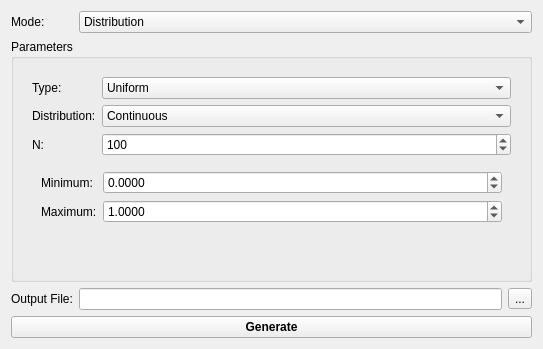
<?xml version="1.0" encoding="UTF-8"?>
<ui version="4.0">
 <class>DataGenerator</class>
 <widget class="QWidget" name="DataGenerator">
  <property name="geometry">
   <rect>
    <x>0</x>
    <y>0</y>
    <width>543</width>
    <height>349</height>
   </rect>
  </property>
  <property name="windowTitle">
   <string>Data Generator</string>
  </property>
  <property name="toolTip">
   <string>&lt;html&gt;&lt;head/&gt;&lt;body&gt;&lt;p&gt;&lt;span style=&quot; font-size:11pt;&quot;&gt;Generate statistical distributions to a file&lt;/span&gt;&lt;/p&gt;&lt;/body&gt;&lt;/html&gt;</string>
  </property>
  <property name="whatsThis">
   <string>&lt;html&gt;&lt;head/&gt;&lt;body&gt;&lt;p&gt;&lt;span style=&quot; font-size:11pt;&quot;&gt;This window generates statistical data according to the parameters you choose and saves it to a file which can be easily loaded into other programs like Matlab. It is capable of doing most major distribution types.&lt;/span&gt;&lt;/p&gt;&lt;p&gt;&lt;span style=&quot; font-size:11pt; font-weight:600;&quot;&gt;Uniform&lt;/span&gt;&lt;span style=&quot; font-size:11pt;&quot;&gt; - Any value in the range is equally likely. Can be either continuous or discrete. This simulates events like rolling a die, flipping a coin or spinning a roulette wheel.&lt;/span&gt;&lt;/p&gt;&lt;p&gt;&lt;span style=&quot; font-size:11pt; font-weight:600;&quot;&gt;Normal (Gaussian)&lt;/span&gt;&lt;span style=&quot; font-size:11pt;&quot;&gt; - Produces a bell curve about the mean with a given standard deviation. Can be either continuous or discrete.&lt;/span&gt;&lt;/p&gt;&lt;p&gt;&lt;span style=&quot; font-size:11pt; font-weight:600;&quot;&gt;Geometric&lt;/span&gt;&lt;span style=&quot; font-size:11pt;&quot;&gt; - Simulates the number of trials until a success, where each trial is successful with a probability of 1/Expected Value. For example you could simulate the number of coin tosses until you get tails, by using a geometric distribution with expected value of 2.&lt;/span&gt;&lt;/p&gt;&lt;p&gt;&lt;span style=&quot; font-size:11pt; font-weight:600;&quot;&gt;Exponential&lt;/span&gt;&lt;span style=&quot; font-size:11pt;&quot;&gt; - Simulates the occurence of random events over a line, such as time. Lambda controls how frequently the event occurs on the line. For example, if you want to simulate the occurrence of a volcano erupting and you know it erupts every 1 million years, you could use an exponential distribution with lambda of 1/(1 million) and the results would tell you the number of years between each simulated eruption.&lt;/span&gt;&lt;/p&gt;&lt;p&gt;&lt;span style=&quot; font-size:11pt; font-weight:600;&quot;&gt;Poisson&lt;/span&gt;&lt;span style=&quot; font-size:11pt;&quot;&gt; - Generates a poisson distribution with the given expected value. The poisson distribution is related to the exponential distribution, but it does something slightly different. Suppose you live by the highway and you want to count the number of cars that drive by at a certain time of day. If you know the average density of the cars you can compute the expected value (i.e. how many cars you expect to drive past in 1 minute) and use a poisson distribution to simulate each minute where you count the cars. Whereas you would use the exponential distribution to simulate the time/distance between cars, you would use the poisson distribution to simulate counting the cars within an interval.&lt;/span&gt;&lt;/p&gt;&lt;/body&gt;&lt;/html&gt;</string>
  </property>
  <layout class="QGridLayout" name="gridLayout">
   <item row="2" column="1">
    <widget class="QLineEdit" name="le_outFile">
     <property name="toolTip">
      <string>&lt;html&gt;&lt;head/&gt;&lt;body&gt;&lt;p&gt;The output file will contain all data points, each on its own line. It can be loaded and analyzed easily with a tool like Matlab via the &amp;quot;load&amp;quot; and &amp;quot;hist&amp;quot; commands:&lt;br/&gt;&lt;/p&gt;&lt;p&gt;Matlab console:&lt;/p&gt;&lt;p&gt;&amp;gt;&amp;gt; data = load('data_generator_output.txt');&lt;/p&gt;&lt;p&gt;&amp;gt;&amp;gt; hist(data, 1000);&lt;/p&gt;&lt;/body&gt;&lt;/html&gt;</string>
     </property>
    </widget>
   </item>
   <item row="1" column="0" colspan="3">
    <widget class="QGroupBox" name="groupBox">
     <property name="title">
      <string>Parameters</string>
     </property>
     <layout class="QFormLayout" name="formLayout_4">
      <property name="fieldGrowthPolicy">
       <enum>QFormLayout::AllNonFixedFieldsGrow</enum>
      </property>
      <item row="0" column="0" colspan="2">
       <widget class="QStackedWidget" name="sw_mode">
        <property name="currentIndex">
         <number>1</number>
        </property>
        <widget class="QWidget" name="pg_rawData">
         <layout class="QGridLayout" name="gridLayout_2">
          <item row="0" column="0">
           <widget class="QLabel" name="label_12">
            <property name="text">
             <string>Amount:</string>
            </property>
           </widget>
          </item>
          <item row="0" column="1">
           <widget class="QSpinBox" name="spn_rawData_amount">
            <property name="minimum">
             <number>1</number>
            </property>
            <property name="maximum">
             <number>999</number>
            </property>
           </widget>
          </item>
          <item row="1" column="0">
           <spacer name="verticalSpacer">
            <property name="orientation">
             <enum>Qt::Vertical</enum>
            </property>
            <property name="sizeHint" stdset="0">
             <size>
              <width>20</width>
              <height>40</height>
             </size>
            </property>
           </spacer>
          </item>
          <item row="0" column="2">
           <widget class="QComboBox" name="cmb_rawData_units">
            <property name="sizePolicy">
             <sizepolicy hsizetype="Preferred" vsizetype="Fixed">
              <horstretch>1</horstretch>
              <verstretch>0</verstretch>
             </sizepolicy>
            </property>
            <property name="currentText">
             <string>Bytes</string>
            </property>
            <item>
             <property name="text">
              <string>Bytes</string>
             </property>
            </item>
            <item>
             <property name="text">
              <string>Kilobytes</string>
             </property>
            </item>
            <item>
             <property name="text">
              <string>Megabytes</string>
             </property>
            </item>
           </widget>
          </item>
         </layout>
        </widget>
        <widget class="QWidget" name="pg_distribution">
         <layout class="QFormLayout" name="formLayout_5">
          <item row="0" column="0">
           <widget class="QLabel" name="label_3">
            <property name="text">
             <string>Type:</string>
            </property>
           </widget>
          </item>
          <item row="0" column="1">
           <widget class="QComboBox" name="cmb_distribution">
            <property name="toolTip">
             <string>&lt;html&gt;&lt;head/&gt;&lt;body&gt;&lt;p&gt;&lt;span style=&quot; font-size:11pt;&quot;&gt;The distribution type controls which distribution will be generated&lt;/span&gt;&lt;/p&gt;&lt;/body&gt;&lt;/html&gt;</string>
            </property>
            <item>
             <property name="text">
              <string>Uniform</string>
             </property>
            </item>
            <item>
             <property name="text">
              <string>Normal (Gaussian)</string>
             </property>
            </item>
            <item>
             <property name="text">
              <string>Geometric</string>
             </property>
            </item>
            <item>
             <property name="text">
              <string>Exponential</string>
             </property>
            </item>
            <item>
             <property name="text">
              <string>Poisson</string>
             </property>
            </item>
           </widget>
          </item>
          <item row="1" column="0">
           <widget class="QLabel" name="lbl_distributionType">
            <property name="text">
             <string>Distribution:</string>
            </property>
           </widget>
          </item>
          <item row="1" column="1">
           <widget class="QComboBox" name="cmb_distributionType">
            <property name="toolTip">
             <string>&lt;html&gt;&lt;head/&gt;&lt;body&gt;&lt;p&gt;&lt;span style=&quot; font-size:11pt;&quot;&gt;Controls whether the distribution is continuous or discrete&lt;/span&gt;&lt;/p&gt;&lt;/body&gt;&lt;/html&gt;</string>
            </property>
            <item>
             <property name="text">
              <string>Continuous</string>
             </property>
            </item>
            <item>
             <property name="text">
              <string>Discrete</string>
             </property>
            </item>
           </widget>
          </item>
          <item row="2" column="0">
           <widget class="QLabel" name="label_6">
            <property name="text">
             <string>N:</string>
            </property>
           </widget>
          </item>
          <item row="2" column="1">
           <widget class="QSpinBox" name="spn_n">
            <property name="toolTip">
             <string>The number of data points to generate</string>
            </property>
            <property name="minimum">
             <number>1</number>
            </property>
            <property name="maximum">
             <number>1000000000</number>
            </property>
            <property name="value">
             <number>100</number>
            </property>
           </widget>
          </item>
          <item row="3" column="0" colspan="2">
           <widget class="QStackedWidget" name="sw_params">
            <widget class="QWidget" name="pg_uniform">
             <layout class="QFormLayout" name="formLayout_3">
              <item row="0" column="0">
               <widget class="QLabel" name="label_4">
                <property name="text">
                 <string>Minimum:</string>
                </property>
               </widget>
              </item>
              <item row="1" column="0">
               <widget class="QLabel" name="label_5">
                <property name="text">
                 <string>Maximum:</string>
                </property>
               </widget>
              </item>
              <item row="0" column="1">
               <widget class="QDoubleSpinBox" name="spn_u_min">
                <property name="toolTip">
                 <string>The uniform range minimum</string>
                </property>
                <property name="decimals">
                 <number>4</number>
                </property>
                <property name="minimum">
                 <double>-1000000.000000000000000</double>
                </property>
                <property name="maximum">
                 <double>1000000.000000000000000</double>
                </property>
               </widget>
              </item>
              <item row="1" column="1">
               <widget class="QDoubleSpinBox" name="spn_u_max">
                <property name="toolTip">
                 <string>The uniform range maximum</string>
                </property>
                <property name="decimals">
                 <number>4</number>
                </property>
                <property name="minimum">
                 <double>-1000000.000000000000000</double>
                </property>
                <property name="maximum">
                 <double>1000000.000000000000000</double>
                </property>
                <property name="value">
                 <double>1.000000000000000</double>
                </property>
               </widget>
              </item>
             </layout>
            </widget>
            <widget class="QWidget" name="pg_normal">
             <layout class="QFormLayout" name="formLayout_6">
              <item row="0" column="0">
               <widget class="QLabel" name="label_7">
                <property name="text">
                 <string>Mean:</string>
                </property>
               </widget>
              </item>
              <item row="1" column="0">
               <widget class="QLabel" name="label_8">
                <property name="text">
                 <string>σ:</string>
                </property>
               </widget>
              </item>
              <item row="1" column="1">
               <widget class="QDoubleSpinBox" name="spn_normal_sigma">
                <property name="toolTip">
                 <string>The normal distribution standard deviation</string>
                </property>
                <property name="decimals">
                 <number>4</number>
                </property>
                <property name="maximum">
                 <double>1000000.000000000000000</double>
                </property>
                <property name="value">
                 <double>10.000000000000000</double>
                </property>
               </widget>
              </item>
              <item row="0" column="1">
               <widget class="QDoubleSpinBox" name="spn_normal_mean">
                <property name="toolTip">
                 <string>The normal distribution mean</string>
                </property>
                <property name="decimals">
                 <number>4</number>
                </property>
                <property name="minimum">
                 <double>-1000000.000000000000000</double>
                </property>
                <property name="maximum">
                 <double>1000000.000000000000000</double>
                </property>
               </widget>
              </item>
             </layout>
            </widget>
            <widget class="QWidget" name="pg_geometric">
             <layout class="QFormLayout" name="formLayout_7">
              <item row="0" column="0">
               <widget class="QLabel" name="label_9">
                <property name="text">
                 <string>Expected Value:</string>
                </property>
               </widget>
              </item>
              <item row="0" column="1">
               <widget class="QDoubleSpinBox" name="spn_geometric_e">
                <property name="toolTip">
                 <string>&lt;html&gt;&lt;head/&gt;&lt;body&gt;&lt;p&gt;&lt;span style=&quot; font-size:11pt;&quot;&gt;The expected value of the geometric distribution&lt;/span&gt;&lt;/p&gt;&lt;/body&gt;&lt;/html&gt;</string>
                </property>
                <property name="decimals">
                 <number>4</number>
                </property>
                <property name="maximum">
                 <double>1000000.000000000000000</double>
                </property>
                <property name="value">
                 <double>10.000000000000000</double>
                </property>
               </widget>
              </item>
             </layout>
            </widget>
            <widget class="QWidget" name="pg_exponential">
             <layout class="QFormLayout" name="formLayout_8">
              <item row="0" column="0">
               <widget class="QLabel" name="label_2">
                <property name="text">
                 <string>Lambda:</string>
                </property>
               </widget>
              </item>
              <item row="0" column="1">
               <widget class="QDoubleSpinBox" name="spn_exponential_lambda">
                <property name="toolTip">
                 <string>&lt;html&gt;&lt;head/&gt;&lt;body&gt;&lt;p&gt;&lt;span style=&quot; font-size:11pt;&quot;&gt;Lambda controls the expected value of the exponential distribution like 1/L&lt;/span&gt;&lt;/p&gt;&lt;/body&gt;&lt;/html&gt;</string>
                </property>
                <property name="decimals">
                 <number>21</number>
                </property>
                <property name="maximum">
                 <double>1000000000000000000000.000000000000000</double>
                </property>
                <property name="value">
                 <double>10.000000000000000</double>
                </property>
               </widget>
              </item>
             </layout>
            </widget>
            <widget class="QWidget" name="pg_poisson">
             <layout class="QFormLayout" name="formLayout_9">
              <item row="0" column="0">
               <widget class="QLabel" name="label_10">
                <property name="text">
                 <string>Expected Value:</string>
                </property>
               </widget>
              </item>
              <item row="0" column="1">
               <widget class="QDoubleSpinBox" name="spn_poisson_e">
                <property name="toolTip">
                 <string>&lt;html&gt;&lt;head/&gt;&lt;body&gt;&lt;p&gt;&lt;span style=&quot; font-size:11pt;&quot;&gt;The expected value of the poisson distribution. Note that this becomes less efficient with higher expected values.&lt;/span&gt;&lt;/p&gt;&lt;/body&gt;&lt;/html&gt;</string>
                </property>
                <property name="decimals">
                 <number>4</number>
                </property>
                <property name="maximum">
                 <double>1000000.000000000000000</double>
                </property>
                <property name="value">
                 <double>10.000000000000000</double>
                </property>
               </widget>
              </item>
             </layout>
            </widget>
           </widget>
          </item>
         </layout>
        </widget>
       </widget>
      </item>
     </layout>
    </widget>
   </item>
   <item row="0" column="1" colspan="2">
    <widget class="QComboBox" name="cmb_mode">
     <item>
      <property name="text">
       <string>Distribution</string>
      </property>
     </item>
     <item>
      <property name="text">
       <string>Raw Data</string>
      </property>
     </item>
    </widget>
   </item>
   <item row="2" column="2">
    <widget class="QToolButton" name="toolButton">
     <property name="text">
      <string>...</string>
     </property>
    </widget>
   </item>
   <item row="2" column="0">
    <widget class="QLabel" name="label_11">
     <property name="text">
      <string>Output File:</string>
     </property>
    </widget>
   </item>
   <item row="0" column="0">
    <widget class="QLabel" name="label">
     <property name="text">
      <string>Mode:</string>
     </property>
    </widget>
   </item>
   <item row="3" column="0" colspan="3">
    <widget class="QPushButton" name="btn_generate">
     <property name="font">
      <font>
       <weight>75</weight>
       <bold>true</bold>
      </font>
     </property>
     <property name="text">
      <string>Generate</string>
     </property>
    </widget>
   </item>
  </layout>
 </widget>
 <resources/>
 <connections>
  <connection>
   <sender>btn_generate</sender>
   <signal>clicked()</signal>
   <receiver>DataGenerator</receiver>
   <slot>_generate()</slot>
   <hints>
    <hint type="sourcelabel">
     <x>291</x>
     <y>312</y>
    </hint>
    <hint type="destinationlabel">
     <x>338</x>
     <y>286</y>
    </hint>
   </hints>
  </connection>
  <connection>
   <sender>cmb_mode</sender>
   <signal>currentIndexChanged(int)</signal>
   <receiver>DataGenerator</receiver>
   <slot>_mode_changed(int)</slot>
   <hints>
    <hint type="sourcelabel">
     <x>110</x>
     <y>20</y>
    </hint>
    <hint type="destinationlabel">
     <x>149</x>
     <y>41</y>
    </hint>
   </hints>
  </connection>
  <connection>
   <sender>cmb_distribution</sender>
   <signal>currentIndexChanged(int)</signal>
   <receiver>DataGenerator</receiver>
   <slot>_distribution_changed(int)</slot>
   <hints>
    <hint type="sourcelabel">
     <x>209</x>
     <y>87</y>
    </hint>
    <hint type="destinationlabel">
     <x>317</x>
     <y>39</y>
    </hint>
   </hints>
  </connection>
  <connection>
   <sender>cmb_distributionType</sender>
   <signal>currentIndexChanged(int)</signal>
   <receiver>DataGenerator</receiver>
   <slot>_distribution_type_changed(int)</slot>
   <hints>
    <hint type="sourcelabel">
     <x>296</x>
     <y>122</y>
    </hint>
    <hint type="destinationlabel">
     <x>511</x>
     <y>40</y>
    </hint>
   </hints>
  </connection>
  <connection>
   <sender>toolButton</sender>
   <signal>clicked()</signal>
   <receiver>DataGenerator</receiver>
   <slot>_select_file()</slot>
   <hints>
    <hint type="sourcelabel">
     <x>512</x>
     <y>289</y>
    </hint>
    <hint type="destinationlabel">
     <x>524</x>
     <y>309</y>
    </hint>
   </hints>
  </connection>
 </connections>
 <slots>
  <slot>_generate()</slot>
  <slot>_mode_changed(int)</slot>
  <slot>_distribution_changed(int)</slot>
  <slot>_distribution_type_changed(int)</slot>
  <slot>_select_file()</slot>
 </slots>
</ui>
